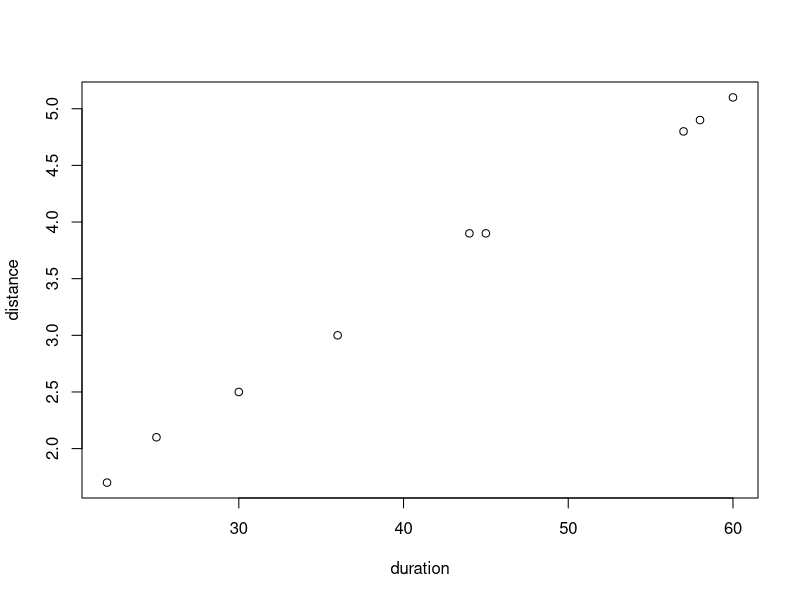
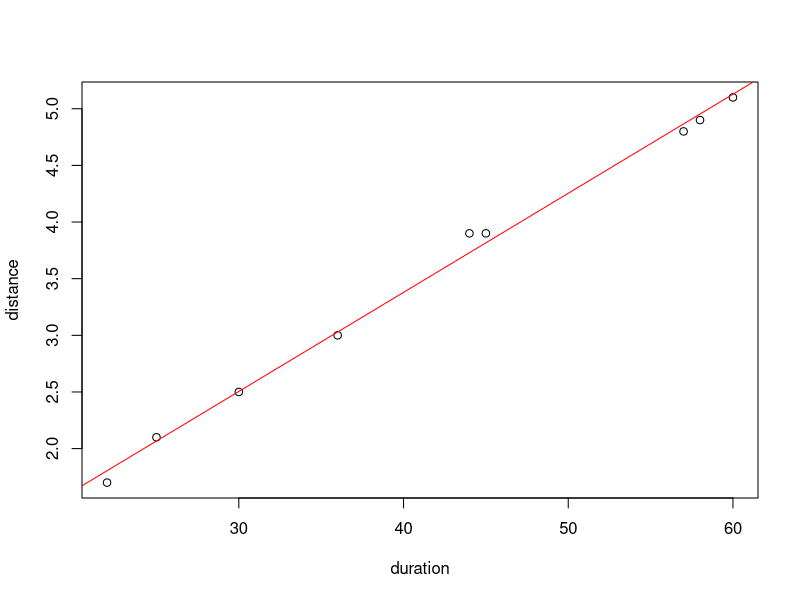
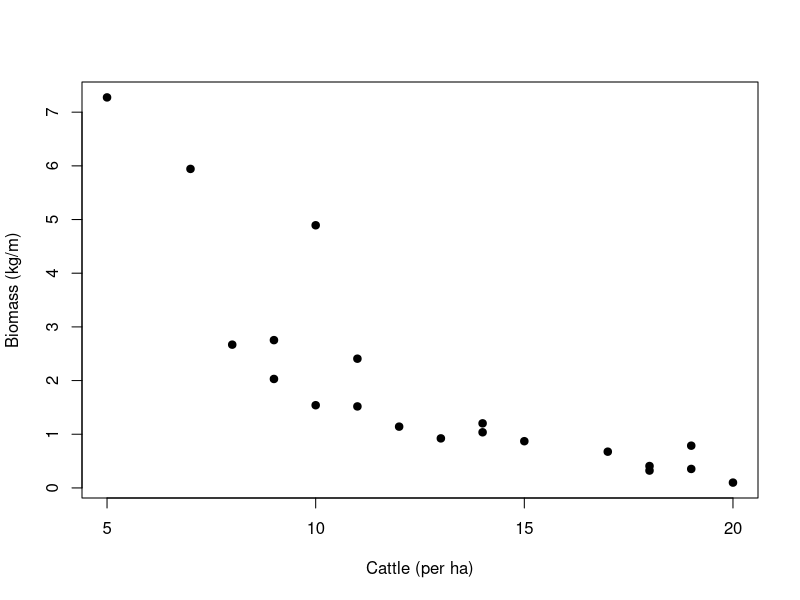
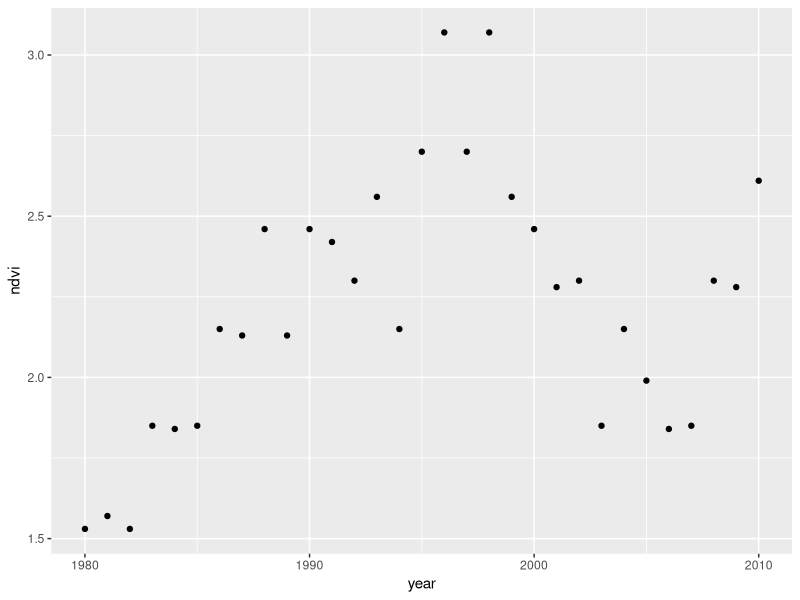
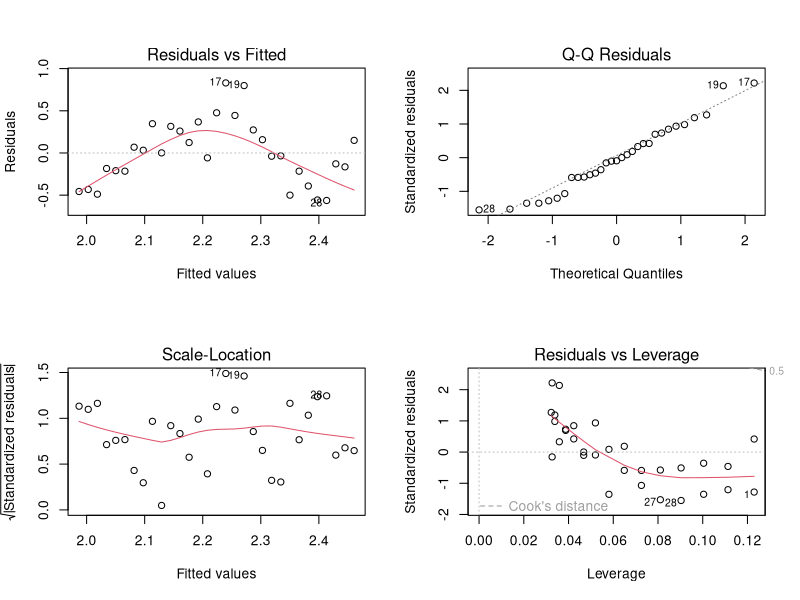
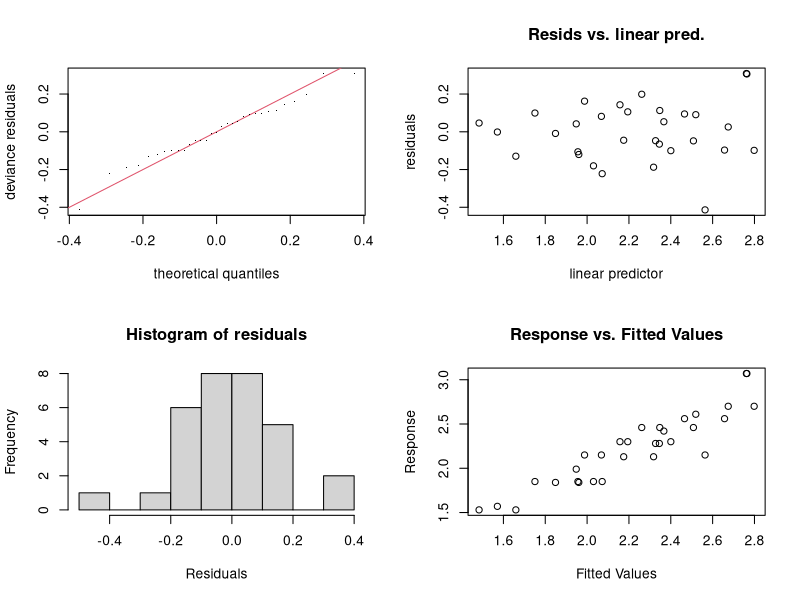
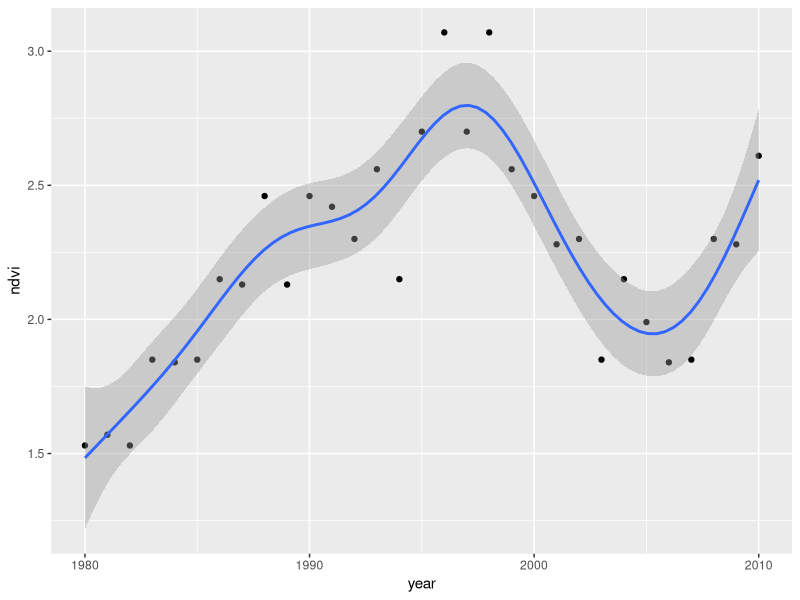

The R source for these figures, in order:
## ---- chunk 1
knitr::opts_chunk$set(echo = TRUE)
## ---- chunk 2

duration <- c(30,60,45,44,36,58,57,22,25)
distance <- c(2.5,5.1,3.9,3.9,3,4.9,4.8,1.7,2.1)

plot(duration,distance)
## ---- chunk 3
m1 <- lm(distance~duration) ## linear model with response ~ predictor
summary(m1) ## see output of model
## ---- chunk 4
plot(duration,distance)
abline(m1, col="red") ## adds line from model
## ---- chunk 5
##load data
response <- c(1,0,0,0,1,0,0,1,0,0,0,0,0,0,1,0,0,0,1,0,1,0,0,0,1,0,0,1,0,0,1,0,0,0,1,0,0,0,1,0,1,0,0,0,1,0,0,1,1,1,1,1,0,0,1,0,1,1,1,0,1,0,0,0,1,0,1,1,1,1,1,1,1,1,1,0,1,1,1,1)
predictor <- c(rep("control",20),rep("drug1",20),rep("drug2",20),rep("drug3",20))
drug.trial <- data.frame(predictor,response)
## ---- chunk 6
m2<- glm(response~predictor, data=drug.trial, family="binomial") ##glm for drugs potential to curse

summary(m2) ##output of model
## ---- chunk 7

anova(m2, test="Chisq") ## chisq test on predictor from model
## ---- chunk 8
#install.packages("lsmeans")
## ---- chunk 9
library(lsmeans)
## ---- chunk 10
lsmeans(m2, pairwise~predictor, adjust="tukey") ##conduct pairwise comparisons on predictor
## ---- chunk 11
bird.data <- data.frame(species.rich =c(rpois(50,5),rpois(50,3),rpois(50,3.1)),habitat = c(rep("forest",50),rep("urban.parks",50),rep("city",50))) ## load data
## ---- chunk 12
## Make up some data
set.seed(2)
ranch <- data.frame(cattle=c(20,18,19,18,17,19,15,13,14,12,14,11,10,9,11,8,9,10,7,5),biomass=sort(exp(rnorm(20))), year=rep(c(2014,2015,2016,2017),5))

head(ranch)

plot(ranch$cattle, ranch$biomass, ylab="Biomass (kg/m)", xlab="Cattle (per ha)", pch=19)

## ---- chunk 13
library(lme4)

m1 <- lmer(biomass ~ cattle + (1|year), data=ranch)
summary(m1)
## ---- chunk 14

m1 <- lmer(biomass ~ cattle + (1|year), data=ranch)
m0 <- lmer(biomass ~ 1 + (1|year), data=ranch)

anova(m1,m0, test="Chisq")

## ---- chunk 15
library(lmerTest)

m1 <- lmer(biomass ~ cattle + (1|year), data=ranch)
anova(m1)
## ---- chunk 16
library(mgcv)
library(tidyverse)

year <- c(1980,1981,1982,1983,1984,1985,1986,1987,1988,1989,1990,1991,1992,1993,1994,1995,1996,1997,1998,1999,2000,2001,2002,2003,2004,2005,2006,2007,2008,2009,2010)
ndvi <- c(1.53,1.57,1.53,1.85,1.84,1.85,2.15,2.13,2.46,2.13,2.46,2.42,2.3,2.56,2.15,2.7,3.07,2.7,3.07,2.56,2.46,2.28,2.3,1.85,2.15,1.99,1.84,1.85,2.3,2.28,2.61)
gam.data<- data.frame(year,ndvi)

## Plot the data
ggplot(gam.data, aes(x=year, y=ndvi)) + geom_point()

## Run a linear model
m1 <- lm(ndvi~year, data=gam.data)
summary(m1)

## check the fit
par(mfrow = c(2,2))
plot(m1)

## ---- chunk 17


## Fit GAM
m2 <- gam(ndvi~s(year), data=gam.data, method="REML")

## check diagnostics
par(mfrow = c(2,2))
gam.check(m2)

## see final plot
ggplot(gam.data, aes(x=year, y=ndvi)) + geom_point() +  geom_smooth(method = "gam", formula = y ~s(x))
